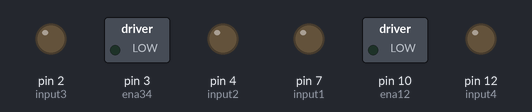
Bench run of a sketch on a simulated Arduino Uno, built with avr-gcc and run on an emulated ATmega328P. Shown: switched loads named in the sketch (green lamp = pin HIGH), output pins drawn as LEDs (lit = HIGH).

Above: at 25.7 s.
Timing chart, 0 to 40.0 s (numbered marks = the images above):
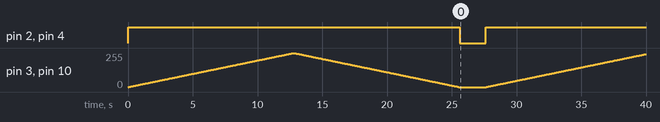

Measured:
- by itself, pin 2 (input3), pin 4 (input2): LOW → HIGH at 0.00 s, → LOW 25.6 s later, → HIGH 2.0 s later

The sketch:

Code_04.ino
```cpp
//Motor A connections
int ena12 = 10;
int input1 = 7;
int input2 = 4;

//Motor B connections
int ena34 = 3;
int input3 = 2;
int input4 = 12;

void setup() {
  //Set motor control pins to outputs
  pinMode (input1, OUTPUT);
  pinMode (input2, OUTPUT);
  pinMode (ena12, OUTPUT);
  pinMode (input3, OUTPUT);
  pinMode (input4, OUTPUT);
  pinMode (ena34, OUTPUT);

  //Turn off motors - Initial state
  digitalWrite(input1, LOW);
  digitalWrite(input2, LOW);
  digitalWrite(ena12, LOW);
  digitalWrite(input3, LOW);
  digitalWrite(input4, LOW);
  digitalWrite(ena34, LOW);

}

void loop() {
  //Set the motors to maximum speed
  analogWrite(ena12, 255);
  analogWrite(ena34, 255);

  //Turn on motors
  digitalWrite(input1, LOW);
  digitalWrite(input2, HIGH);
  digitalWrite(input4, LOW);
  digitalWrite(input3, HIGH);

  // Accelerate from zero to maximum speed
  for (int i = 0; i < 256; i++) {
	analogWrite(ena12, i);
	analogWrite(ena34, i);
	delay(50);
  }

  // Decelerate from maximum speed to zero
  for (int i = 255; i >= 0; --i) {
	analogWrite(ena12, i);
	analogWrite(ena34, i);
	delay(50);
  }

  //Turn off motors
  digitalWrite(input1, LOW);
  digitalWrite(input2, LOW);
  digitalWrite(input4, LOW);
  digitalWrite(input3, LOW);

  delay(2000);
}
```
